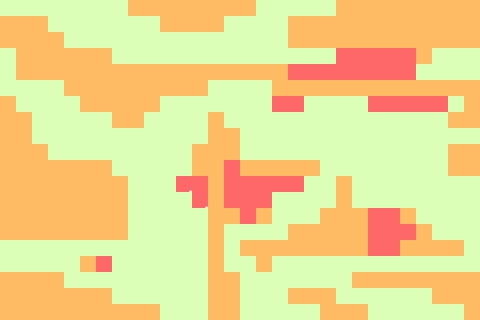

A level layout from a 2D game, rendered from its tile map. Below: a short description, then the map file with tile-grid data replaced by summaries:
An orthogonal 30x20 tile map with 16x16 px tiles, 2 tile layers (base, detalhes), 2 tilesets and 32 objects (Player).

<map version="1.10" tiledversion="1.11.2" orientation="orthogonal" renderorder="right-down" width="30" height="20" tilewidth="16" tileheight="16" infinite="0" nextlayerid="7" nextobjectid="36">
 <tileset firstgid="1" source="map.tsx" />
 <tileset firstgid="1981" source="../objects/objects.tsx" />
 <layer id="1" name="base" width="30" height="20">
  <data>[600 cells, 600 non-empty, 5 distinct tile ids]</data>
 </layer>
 <layer id="3" name="detalhes" width="30" height="20">
  <data>[600 cells, 3 non-empty, 2 distinct tile ids]</data>
 </layer>
 <objectgroup id="4" name="objects">
  <object id="2" name="Player" gid="1983" x="70.4167" y="288.667" width="32" height="32">
   <properties>
    <property name="atlasAsset" value="OBJECTS" />
    <property name="controller" type="bool" value="true" />
   </properties>
  </object>
  <object id="3" gid="1982" x="37" y="245.5" width="41" height="63" />
  <object id="4" gid="1982" x="179" y="180.5" width="41" height="63" />
  <object id="5" gid="1982" x="150.5" y="42.5" width="41" height="63" />
  <object id="6" gid="1981" x="312.5" y="188.5" width="80" height="112" />
  <object id="7" gid="1982" x="283.5" y="181.5" width="41" height="63" />
  <object id="8" gid="1982" x="265" y="173.5" width="41" height="63" />
  <object id="9" gid="1982" x="285" y="157" width="41" height="63" />
  <object id="10" gid="1982" x="373" y="180.5" width="41" height="63" />
  <object id="11" gid="1982" x="392.5" y="177" width="41" height="63" />
  <object id="12" gid="1982" x="377" y="155" width="41" height="63" />
  <object id="13" gid="1982" x="412" y="27" width="41" height="63" />
  <object id="14" gid="1982" x="429" y="41.5" width="41" height="63" />
  <object id="15" gid="1982" x="445.5" y="32" width="41" height="63" />
  <object id="16" gid="1982" x="459.5" y="41" width="41" height="63" />
  <object id="17" gid="1982" x="123.5" y="281.5" width="41" height="63" />
  <object id="18" gid="1982" x="47.5" y="310" width="41" height="63" />
  <object id="19" gid="1982" x="21.5" y="258.5" width="41" height="63" />
  <object id="20" gid="1982" x="4.5" y="247.5" width="41" height="63" />
  <object id="21" gid="1982" x="-14.5" y="252" width="41" height="63" />
  <object id="22" gid="1982" x="-6.5" y="292" width="41" height="63" />
  <object id="23" gid="1982" x="22" y="292" width="41" height="63" />
  <object id="24" gid="1982" x="5" y="307.5" width="41" height="63" />
  <object id="25" gid="1982" x="30" y="311.5" width="41" height="63" />
  <object id="26" gid="1982" x="133" y="328" width="41" height="63" />
  <object id="28" gid="1982" x="115" y="316" width="41" height="63" />
  <object id="29" gid="1982" x="105.5" y="331" width="41" height="63" />
  <object id="30" gid="1982" x="-15" y="34.5" width="41" height="63" />
  <object id="31" gid="1982" x="-3" y="20" width="41" height="63" />
  <object id="32" gid="1982" x="8" y="35.5" width="41" height="63" />
  <object id="34" gid="1982" x="297.5" y="199.5" width="41" height="63" />
  <object id="35" gid="1982" x="360.5" y="199" width="41" height="63" />
 </objectgroup>
</map>
